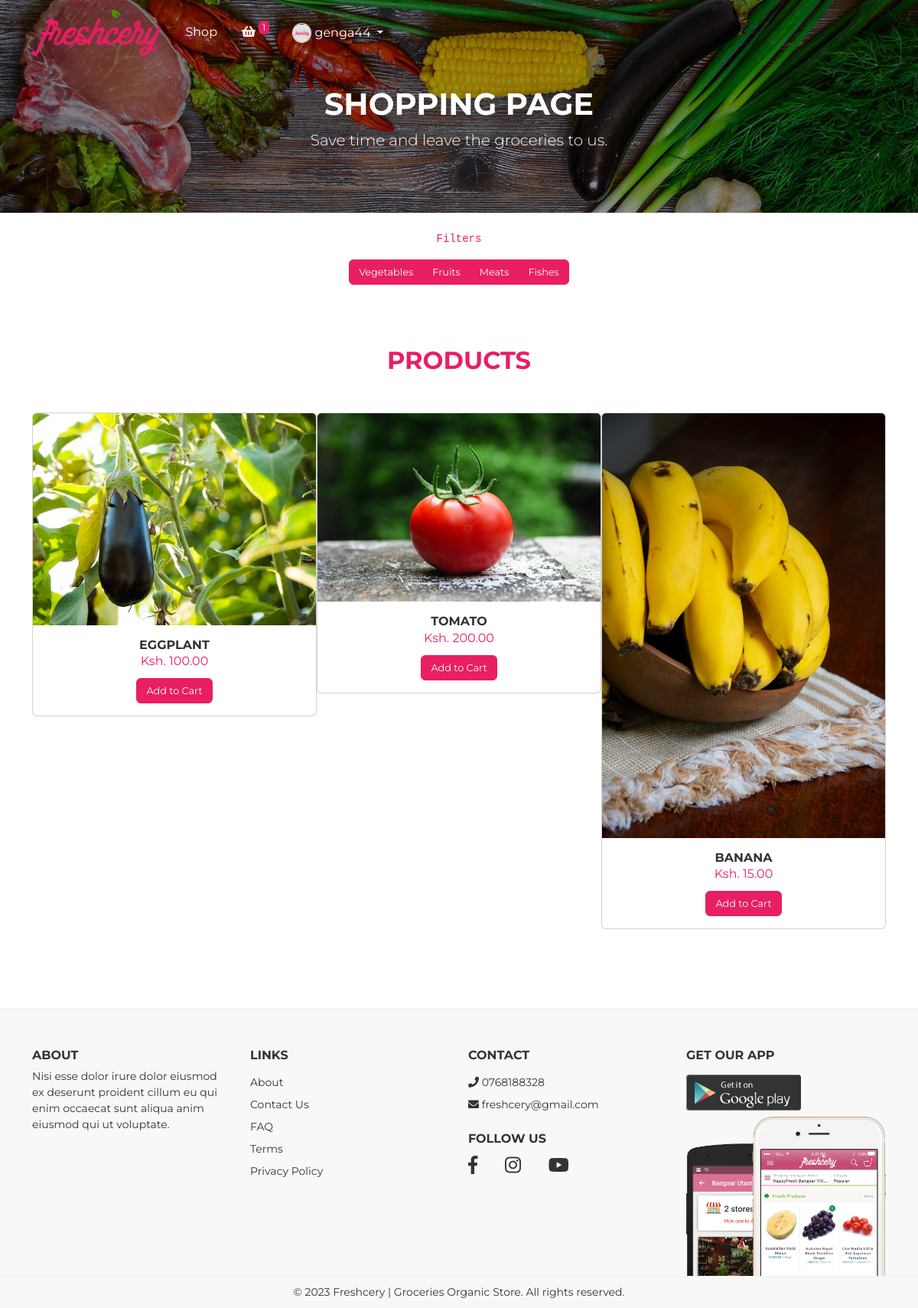
/shop (signed in), run on the app's committed database.
### main_app/models.py (models this page shows, shortened)
class Product(models.Model):
    name = models.CharField(max_length=100)
    details = models.TextField()
    quantity = models.IntegerField()
    price = models.DecimalField(max_digits=10, decimal_places=2)
    image = models.ImageField(upload_to=generate_unique_name, blank=False)
    shipping_fee = models.IntegerField(default=200)
    category = models.ForeignKey(
        Categories,
        on_delete=models.CASCADE
    )
    added_at = models.DateTimeField(auto_now_add=True)
    modified_at = models.DateTimeField(auto_now=True)

### main_app/views.py (the view)
# urls.py: path('shop', views.shop, name='shop'),
def shop(request):
    products = Product.objects.all().filter(quantity__gt=0)
    user = get_object_or_404(UserProfile, user=request.user)
    cart_items = Cart.objects.filter(user=user, is_removed=False).exclude(is_ordered=True)
    total_price = sum(item.product.price * item.quantity for item in cart_items)
    return render(request, 'main_app/shop.html',
                  {"products": products, "cart_items": cart_items, "total_price": total_price})

### templates/main_app/shop.html
{% extends 'main_app/layouts/base_template.html' %}
{% load static %}
{% block content %}
	{% include 'main_app/partials/header.html' %}
	<div id="page-content" class="page-content">
		<div class="banner">
			<div class="jumbotron jumbotron-bg text-center rounded-0"
			     style="background-image: url('{% static 'app/img/bg-header.jpg' %}');">
				<div class="container">
					<h1 class="pt-5">
						Shopping Page
					</h1>
					<p class="lead">
						Save time and leave the groceries to us.
					</p>
				</div>
			</div>
		</div>
		<div class="container">
			<div class="row flex-column justify-content-center align-items-center mt-2 mt-md-4">
				<div class="col-12 col-md-6 text-center">
					<p class="text-center text-primary font-weight-bold font-monospace">Filters</p>
					<div class="btn-group" role="group" aria-label="Basic example">
						<a href="" class="btn btn-primary icon-link-hover">Vegetables</a>
						<a href="" class="btn btn-primary">Fruits</a>
						<a href="" class="btn btn-primary">Meats</a>
						<a href="" class="btn btn-primary">Fishes</a>
					</div>
				</div>
			</div>
		</div>
		<section id="products">
			<div class="container">
				<div class="row">
					<div class="col-md-12">
						<h2 class="title">Products</h2>
						<div class="item col-md-12 d-flex flex-column flex-md-row flex-wrap">
							{% for product in products %}
								{% if product.quantity > 0 %}
									<div class="col-md-4 mb-2 mb-md-4">
										<div class="card card-product">
											<div class="card-badge">
												<img src="{{ product.image.url }}" alt="Card image" class="card-img-top">
											</div>
											<div class="card-body">
												<h4 class="card-title">
													<a href="{% url 'product-details' product.id %}">{{ product.name }}</a>
												</h4>
												<div class="card-price">
													<span class="reguler">Ksh. {{ product.price }}</span>
												</div>
												<a href="" class="btn btn-block btn-primary">
													Add to Cart
												</a>
											</div>
										</div>
									</div>
								{% endif %}
							{% endfor %}
						</div>
					</div>
				</div>
			</div>
		</section>
	</div>
	{% include 'main_app/partials/footer.html' %}
{% endblock %}

### templates/main_app/layouts/base_template.html (shortened to what this page needs)
{% load static %}
<!DOCTYPE html>
<html lang="en">
<head>
	<link href="{% static 'app/fonts/sb-bistro/sb-bistro.css' %}" rel="stylesheet" type="text/css">
	<link href="{% static 'app/fonts/font-awesome/font-awesome.css' %}" rel="stylesheet" type="text/css">
	<link rel="stylesheet" type="text/css" media="all" href="{% static 'app/packages/bootstrap/bootstrap.css' %}">
	<link rel="stylesheet" type="text/css" media="all" href="{% static 'app/packages/o2system-ui/o2system-ui.css' %}">
	<link rel="stylesheet" type="text/css" media="all" href="{% static 'app/packages/owl-carousel/owl-carousel.css' %}">
	<link rel="stylesheet" type="text/css" media="all" href="{% static 'app/packages/cloudzoom/cloudzoom.css' %}">
	<link rel="stylesheet" type="text/css" media="all" href="{% static 'app/packages/thumbelina/thumbelina.css' %}">
	<link rel="stylesheet" type="text/css" media="all"
	      href="{% static 'app/packages/bootstrap-touchspin/bootstrap-touchspin.css' %}">
	<link rel="stylesheet" type="text/css" media="all" href="{% static 'app/css/theme.css' %}">
</head>
<body>
{% block content %}
{% endblock %}
</body>
</html>

### templates/main_app/partials/header.html (shortened to what this page needs)
{% load static %}
<div class="page-header">
	<nav class="navbar fixed-top navbar-expand-md navbar-dark bg-transparent" id="page-navigation">
		<div class="container">
			<a href="{% url 'home' %}" class="navbar-brand">
				<img src="{% static 'app/img/logo/logo.png' %}" alt="">
			</a>
			<div class="collapse navbar-collapse" id="navbarcollapse">
				<ul class="navbar-nav ml-auto">
					<li class="nav-item">
						<a href="{% url 'shop' %}" class="nav-link">Shop</a>
					</li>
					<li class="nav-item d-none dropdown order-1 {% if user.is_authenticated %}d-md-inline{% else %}d-md-none {% endif %}">
						<a class="nav-link dropdown-toggle" href="javascript:void(0)" id="navbarDropdown" role="button"
						   data-toggle="dropdown" aria-haspopup="true" aria-expanded="false">
							<div class="avatar-header"><img src="{% static 'app/img/logo/avatar.jpg' %}"></div>
							{{ user.username }}
						</a>
					</li>
				{% include 'main_app/partials/navbar_cart.html' %}
				</ul>
			</div>
		</div>
	</nav>
</div>

### templates/main_app/partials/navbar_cart.html (shortened to what this page needs)
{% load humanize %}
{% load static %}
<li class="nav-item d-none dropdown order-0 {% if user.is_authenticated %}d-md-inline{% else %}d-md-none {% endif %}">
	<a href="javascript:void(0)" class="nav-link dropdown-toggle" data-toggle="dropdown"
	   aria-haspopup="true" aria-expanded="false">
		<i class="fa fa-shopping-basket"></i> <span class="badge badge-primary">{{ cart_items.count }}</span>
	</a>
</li>

### templates/main_app/partials/footer.html
{% load static %}
<footer>
	<div class="container">
		<div class="row">
			<div class="col-md-3">
				<h5>About</h5>
				<p>Nisi esse dolor irure dolor eiusmod ex deserunt proident cillum eu qui enim occaecat sunt aliqua anim
					eiusmod qui ut voluptate.</p>
			</div>
			<div class="col-md-3">
				<h5>Links</h5>
				<ul>
					<li>
						<a href="{% url 'about' %}">About</a>
					</li>
					<li>
						<a href="{% url 'contact' %}">Contact Us</a>
					</li>
					<li>
						<a href="{% url 'faq' %}">FAQ</a>
					</li>
					<li>
						<a href="{% url 'terms' %}">Terms</a>
					</li>
					<li>
						<a href="{% url 'privacy' %}">Privacy Policy</a>
					</li>
				</ul>
			</div>
			<div class="col-md-3">
				<h5>Contact</h5>
				<ul>
					<li>
						<a href="tel:+254768188328"><i class="fa fa-phone"></i> 0768188328</a>
					</li>
					<li>
						<a href="mailto:freshcery@gmail.com"><i class="fa fa-envelope"></i> freshcery@gmail.com</a>
					</li>
				</ul>
				<h5>Follow Us</h5>
				<ul class="social">
					<li>
						<a href="javascript:void(0)" target="_blank"><i class="fab fa-facebook-f"></i></a>
					</li>
					<li>
						<a href="javascript:void(0)" target="_blank"><i class="fab fa-instagram"></i></a>
					</li>
					<li>
						<a href="javascript:void(0)" target="_blank"><i class="fab fa-youtube"></i></a>
					</li>
				</ul>
			</div>
			<div class="col-md-3">
				<h5>Get Our App</h5>
				<ul class="mb-0">
					<li class="download-app">
						<a href="#"><img src="{% static 'app/img/playstore.png' %}"></a>
					</li>
					<li style="height: 200px">
						<div class="mockup">
							<img src="{% static 'app/img/mockup.png' %}">
						</div>
					</li>
				</ul>
			</div>
		</div>
	</div>
	<p class="copyright">&copy; 2023 Freshcery | Groceries Organic Store. All rights reserved.</p>
</footer>

### static/app/packages/o2system-ui/o2system-ui.css (style rules this page uses)
.bg-transparent { background:transparent !important;box-shadow:none }
body { color:#333;font-size:14px;font-family:"Oxygen", "Helvetica Neue", Arial, sans-serif }
a { text-decoration:none !important;outline:0 !important }
input,select,.btn,.form-control,.dropdown-menu,.input-group-text { font-size:0.8rem }
.badge { padding:.5em .6em .6em .6em }
.badge-primary { background-color:#3783b5 }
.btn-primary { color:#FFF;background-color:#3783b5;border-color:#3783b5 }
.card .card-badge { position:relative }
.card .card-price { margin-bottom:10px }
.card .card-price span { display:block }
.card .card-price span.reguler { font-size:16px }
.jumbotron { padding:4rem }
.jumbotron.jumbotron-bg { background-size:cover;color:#FFF }

### static/app/css/theme.css (style rules this page uses)
body { color: #333333; font-size: 14px; font-family: "Montserrat", "Helvetica Neue", Arial, sans-serif; background: #fff; }
h1, h2, h3, h4, h5, h6 { text-transform: uppercase !important; font-weight: 700 !important; }
.badge { padding: 0.25em 0.4em; }
.btn-primary { background: #E91E63; border-color: #E91E63; }
section { padding: 80px 0; }
section .card-title { font-size: 1rem; }
.title { text-align: center; color: #E91E63; margin-bottom: 3rem; }
.text-primary { color: #E91E63 !important; }
.badge-primary { background: #E91E63 !important; }
.page-header .navbar .navbar-brand img { height: 60px; }
.page-header .navbar .navbar-nav .nav-link { color: #FFF; font-size: 1rem; padding-right: 1rem; padding-left: 1rem; }
.page-header .navbar .navbar-nav .dropdown .badge { position: absolute; top: 5px; font-weight: 400; text-align: center; }
.page-header .navbar .avatar-header { width: 25px; height: 25px; overflow: hidden; border: 1px solid #eee; border-radius: 50%; display: inline-table; }
.page-header .navbar .avatar-header img { width: 100%; height: auto; }
.banner .jumbotron { margin-bottom: 0; }
.banner .jumbotron .container { position: relative; z-index: 5; }
.card-product { text-align: center; }
.card-product .card-title { margin-bottom: 0; }
.card-product .card-title a { color: #333333; }
.card-product .card-price span.reguler { color: #E91E63; font-size: 1rem; }
footer { background-color: #f8f8f8; padding: 50px 0; padding-bottom: 0; border-top: 1px solid #eee; }
footer h5 { font-size: 1rem; font-weight: 400; }
footer ul { padding: 0; margin: 0; list-style: none; margin-bottom: 1rem; position: relative; overflow: hidden; }
footer ul li { display: block; margin: 0.5rem 0; }
footer ul li a { color: #333333; }
footer ul li.download-app { width: 150px; overflow: hidden; border-radius: 4px; background-color: #333; }
footer ul li.download-app img { width: 152px; height: auto; }
footer ul li .mockup { position: absolute; }
footer ul li .mockup img { width: 100%; }
footer ul.social li { display: inline-block; margin: 0.5rem 1rem; margin-top: 0; }
footer ul.social li a { font-size: 1.5rem; }
footer ul.social li:first-child { margin-left: 0; }
footer .copyright { margin: 0; padding: 10px; text-align: center; border-top: 1px solid #eee; }

### data on the page
Product: image (picture), name "EGGPLANT", price "100.00"
Product: image (picture), name "TOMATO", price "200.00"
Product: image (picture), name "BANANA", price "15.00"

### other printed values
{{ user.username }} "genga44"
{{ cart_items.count }} "1"
